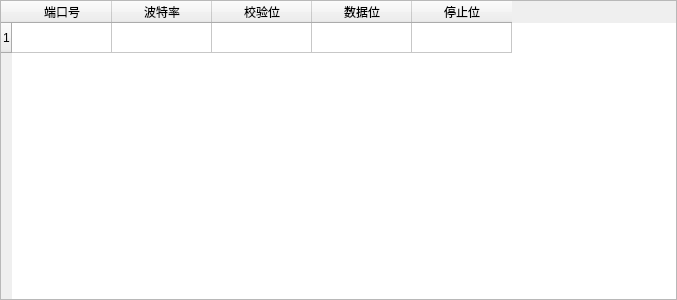
<?xml version="1.0" encoding="UTF-8"?>
<ui version="4.0">
 <class>ConnectionPage</class>
 <widget class="QWidget" name="ConnectionPage">
  <property name="geometry">
   <rect>
    <x>0</x>
    <y>0</y>
    <width>677</width>
    <height>300</height>
   </rect>
  </property>
  <layout class="QVBoxLayout" name="verticalLayout">
   <property name="spacing">
    <number>0</number>
   </property>
   <property name="leftMargin">
    <number>0</number>
   </property>
   <property name="topMargin">
    <number>0</number>
   </property>
   <property name="rightMargin">
    <number>0</number>
   </property>
   <property name="bottomMargin">
    <number>0</number>
   </property>
   <item>
    <widget class="QStackedWidget" name="stackedWidget">
     <property name="currentIndex">
      <number>0</number>
     </property>
     <widget class="QWidget" name="pageSerial">
      <layout class="QVBoxLayout" name="verticalLayoutSerial">
       <property name="leftMargin">
        <number>0</number>
       </property>
       <property name="topMargin">
        <number>0</number>
       </property>
       <property name="rightMargin">
        <number>0</number>
       </property>
       <property name="bottomMargin">
        <number>0</number>
       </property>
       <item>
        <widget class="QTableWidget" name="serialTable">
         <property name="rowCount">
          <number>1</number>
         </property>
         <property name="columnCount">
          <number>5</number>
         </property>
         <row/>
         <column>
          <property name="text">
           <string>端口号</string>
          </property>
         </column>
         <column>
          <property name="text">
           <string>波特率</string>
          </property>
         </column>
         <column>
          <property name="text">
           <string>校验位</string>
          </property>
         </column>
         <column>
          <property name="text">
           <string>数据位</string>
          </property>
         </column>
         <column>
          <property name="text">
           <string>停止位</string>
          </property>
         </column>
        </widget>
       </item>
      </layout>
     </widget>
     <widget class="QWidget" name="pageEthernet">
      <layout class="QFormLayout" name="formLayoutEthernet">
       <item row="0" column="0">
        <widget class="QLabel" name="labelIp">
         <property name="text">
          <string>IP 地址</string>
         </property>
        </widget>
       </item>
       <item row="0" column="1">
        <widget class="QLineEdit" name="lineEditIp">
         <property name="text">
          <string>192.168.1.100</string>
         </property>
        </widget>
       </item>
       <item row="1" column="0">
        <widget class="QLabel" name="labelPort">
         <property name="text">
          <string>端口</string>
         </property>
        </widget>
       </item>
       <item row="1" column="1">
        <widget class="QLineEdit" name="lineEditPort">
         <property name="text">
          <string>502</string>
         </property>
        </widget>
       </item>
       <item row="2" column="1">
        <widget class="QLabel" name="labelTip">
         <property name="text">
          <string>当前为 TCP Socket 连接模式。</string>
         </property>
         <property name="wordWrap">
          <bool>true</bool>
         </property>
        </widget>
       </item>
      </layout>
     </widget>
    </widget>
   </item>
  </layout>
 </widget>
 <resources/>
 <connections/>
</ui>
